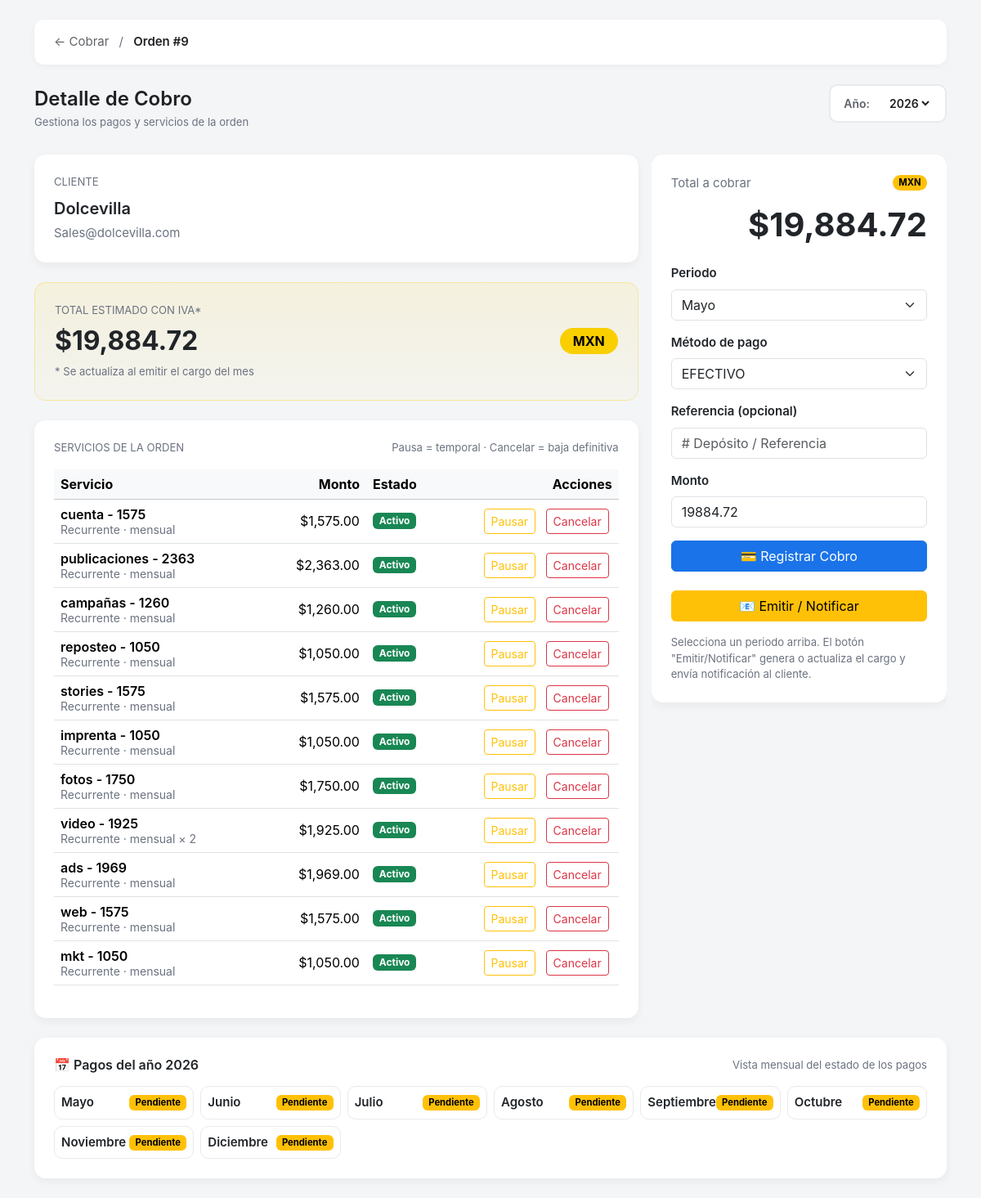
Page /Modules/cobro.php?m=cobro&orden_id=9 on the committed database.
### tables this page shows
CREATE TABLE IF NOT EXISTS `ordenes` (
  `id` int NOT NULL AUTO_INCREMENT,
  `cotizacion_id` int NOT NULL,
  `cliente_id` int NOT NULL,
  `total` decimal(12,2) NOT NULL,
  `saldo` decimal(12,2) NOT NULL,
  `estado` enum('activa','finalizada','cancelada') NOT NULL DEFAULT 'activa',
  `periodicidad` enum('unico','mensual','bimestral') NOT NULL DEFAULT 'unico',
  `proxima_facturacion` date DEFAULT NULL,
  `vence_en` date DEFAULT NULL,
  `creado_en` timestamp NULL DEFAULT CURRENT_TIMESTAMP,
  `rfc_id` int DEFAULT NULL,
  `billing_policy` enum('prepaid_anchor','fixed_day') NOT NULL DEFAULT 'prepaid_anchor',
  `cut_day` tinyint DEFAULT NULL,
  `grace_days` tinyint NOT NULL DEFAULT '5',
  `suspend_after_days` tinyint NOT NULL DEFAULT '10',
  PRIMARY KEY (`id`),
  KEY `ix_ord_cli` (`cliente_id`),
  KEY `ix_ord_venc` (`vence_en`,`estado`,`saldo`),
  KEY `ix_ord_prox` (`proxima_facturacion`),
  KEY `fk_ord_cot` (`cotizacion_id`),
  KEY `fk_ordenes_company_rfc` (`rfc_id`)
);

CREATE TABLE IF NOT EXISTS `clientes` (
  `id` int NOT NULL AUTO_INCREMENT,
  `empresa` varchar(150) NOT NULL,
  `correo` varchar(150) NOT NULL,
  `telefono` varchar(50) DEFAULT NULL,
  `creado_en` timestamp NULL DEFAULT CURRENT_TIMESTAMP,
  PRIMARY KEY (`id`),
  UNIQUE KEY `uk_clientes_correo` (`correo`)
);

CREATE TABLE IF NOT EXISTS `orden_items` (
  `id` int NOT NULL AUTO_INCREMENT,
  `orden_id` int NOT NULL,
  `concepto` varchar(160) NOT NULL,
  `tipo` enum('base','extra','descuento') NOT NULL DEFAULT 'base',
  `monto` decimal(12,2) NOT NULL,
  `periodicidad` enum('unico','mensual','bimestral') NOT NULL DEFAULT 'unico',
  `creado_en` timestamp NULL DEFAULT CURRENT_TIMESTAMP,
  `billing_type` enum('una_vez','recurrente') NOT NULL DEFAULT 'recurrente',
  `interval_unit` enum('mensual','anual') DEFAULT NULL,
  `interval_count` int DEFAULT NULL,
  `next_run` date DEFAULT NULL,
  `end_at` date DEFAULT NULL,
  `prorate` tinyint(1) NOT NULL DEFAULT '0',
  `pausado` tinyint(1) NOT NULL DEFAULT '0',
  `pausa_desde` date DEFAULT NULL,
  `reanudar_en` date DEFAULT NULL,
  `ultimo_periodo_inicio` date DEFAULT NULL,
  `ultimo_periodo_fin` date DEFAULT NULL,
  `ancla_ciclo` date DEFAULT NULL,
  PRIMARY KEY (`id`),
  KEY `ix_oit_ord` (`orden_id`),
  KEY `idx_orden_items_orden` (`orden_id`),
  KEY `idx_orden_items_next` (`next_run`),
  KEY `idx_orden_items_tipo` (`billing_type`,`pausado`)
);

### App/date_utils.php (called while the page is built, shortened)
<?php
function end_by_interval(DateTimeImmutable $start, string $unit, int $count): DateTimeImmutable {
  $count = max(1, (int)$count);
  return $start->modify("+{$count} month")->modify('-1 day');
}

### Modules/cobro.php (the view, shortened to what this page needs)
<?php
if (file_exists(__DIR__ . '/../App/date_utils.php')) {
  require_once __DIR__ . '/../App/date_utils.php';
}
$pdo = db();
$ordenId = (int)($_GET['orden_id'] ?? 0);
$anio = (int)($_GET['y'] ?? date('Y'));
$MESN = [
  1=>'Enero', 2=>'Febrero', 3=>'Marzo', 4=>'Abril', 5=>'Mayo', 6=>'Junio',
  7=>'Julio', 8=>'Agosto', 9=>'Septiembre', 10=>'Octubre', 11=>'Noviembre', 12=>'Diciembre'
];
function money_mx($v){ return '$'.number_format((float)$v, 2, '.', ','); }
$st = $pdo->prepare("
  SELECT o.*, c.empresa, c.correo, c.telefono
  FROM ordenes o
  JOIN clientes c ON c.id=o.cliente_id
  WHERE o.id = ?
");
$st->execute([$ordenId]);
$orden = $st->fetch(PDO::FETCH_ASSOC);
$st = $pdo->prepare("
  SELECT *
  FROM orden_items
  WHERE orden_id = ? AND pausado = 0
    AND (billing_type='recurrente' OR (billing_type='una_vez' AND end_at IS NULL))
  ORDER BY id
");
$st->execute([$ordenId]);
$items = $st->fetchAll(PDO::FETCH_ASSOC);
$subtotal = 0.0;
foreach ($items as $it) $subtotal += (float)$it['monto'];
$estimadoConIVA = round($subtotal * 1.16, 2);
$byMonth = array_fill(1, 12, null);
$st = $pdo->prepare("
  SELECT
    id, concepto, monto, billing_type, interval_unit, interval_count,
    pausado, pausa_desde, reanudar_en, end_at
  FROM orden_items
  WHERE orden_id = ?
  ORDER BY id ASC
");
$st->execute([$ordenId]);
$servicios = $st->fetchAll(PDO::FETCH_ASSOC);
$hayCargosEnAnio = false;
$anioActual = (int)date('Y');
$mesActual  = (int)date('n');
$tsAlta   = strtotime($orden['creado_en'] ?? 'today');
$anioAlta = (int)date('Y', $tsAlta);
$mesAlta  = (int)date('n', $tsAlta);
$mesInicio = 1;
if ($hayCargosEnAnio) {
  foreach ($byMonth as $idx => $cg) {
    if ($cg) { $mesInicio = (int)$idx; break; }
  }
} else {
  if ($anio < $anioAlta) {
    $mesInicio = 13;
  } elseif ($anio == $anioAlta) {
    $mesInicio = max($mesAlta, ($anio == $anioActual ? $mesActual : 1));
  } elseif ($anio == $anioActual) {
    $mesInicio = $mesActual;
  } else {
    $mesInicio = 1;
  }
}
?>
<!doctype html>
<html lang="es">
<head>
  <link href="https://cdn.jsdelivr.net/npm/bootstrap@5.3.3/dist/css/bootstrap.min.css" rel="stylesheet">
</head>
<body>
<div class="container my-4 cobro">
  <div class="breadcrumb-custom">
    <a href="/Sistema-de-Saldos-y-Pagos-/Public/index.php?m=cobrar">
      ← Cobrar
    </a>
    <span class="separator">/</span>
    <span class="current">Orden #<?= (int)$orden['id'] ?></span>
  </div>
  <div class="d-flex align-items-center justify-content-between mb-4">
    <div>
      <h4 class="mb-1 fw-semibold">Detalle de Cobro</h4>
      <small class="text-muted">Gestiona los pagos y servicios de la orden</small>
    </div>
    <form method="get" class="year-selector">
      <label>Año:</label>
      <select name="y" class="form-select-sm" onchange="this.form.submit()">
        <?php for($yy=(int)date('Y')-2; $yy<=(int)date('Y')+1; $yy++): ?>
          <option value="<?= $yy ?>" <?= $yy===$anio?'selected':'' ?>><?= $yy ?></option>
        <?php endfor; ?>
      </select>
    </form>
  </div>
  <div class="row g-3">
    <div class="col-12 col-lg-8">
      <div class="card">
        <div class="card-body">
          <div class="text-uppercase text-muted small mb-2">Cliente</div>
          <div class="d-flex align-items-start justify-content-between">
            <div>
              <div class="fs-5 fw-semibold mb-1"><?= htmlspecialchars($orden['empresa'] ?? '—') ?></div>
              <div class="text-muted">
                <?= htmlspecialchars($orden['correo'] ?? '—') ?>
              </div>
            </div>
          </div>
        </div>
      </div>
      <div class="card card-total">
        <div class="card-body">
          <div class="d-flex align-items-center justify-content-between">
            <div>
              <div class="text-uppercase text-muted small mb-1">Total Estimado con IVA*</div>
              <div class="fs-2 fw-bold" id="totalDisplay"><?= money_mx($estimadoConIVA) ?></div>
              <div class="small text-muted mt-1">* Se actualiza al emitir el cargo del mes</div>
            </div>
            <div class="badge badge-mxn rounded-pill" style="font-size: 16px; padding: 8px 16px;">MXN</div>
          </div>
        </div>
      </div>
      <div class="card" id="servicios">
        <div class="card-body">
          <div class="d-flex align-items-center justify-content-between mb-3">
            <div class="text-uppercase text-muted small">Servicios de la orden</div>
            <small class="text-muted">Pausa = temporal · Cancelar = baja definitiva</small>
          </div>
          <?php if (!$servicios): ?>
            <div class="alert alert-info mb-0">No hay servicios en esta orden todavía.</div>
          <?php else: ?>
            <div class="table-responsive">
              <table class="table align-middle table-services">
                <thead class="table-light">
                  <tr>
                    <th class="svc-name" style="min-width: 260px;">Servicio</th>
                    <th class="text-end" style="width:140px;">Monto</th>
                    <th style="width:160px;">Estado</th>
                    <th class="text-end" style="width:240px;">Acciones</th>
                  </tr>
                </thead>
                <tbody>
                <?php foreach ($servicios as $sv):
                  $estado = 'Activo';  $badge = 'success';
                  $esRec = ($sv['billing_type']==='recurrente');
                  $freq  = $esRec ? ($sv['interval_unit'] ?: 'mensual') : '—';
                  $count = $esRec && (int)$sv['interval_count']>1 ? ' × '.(int)$sv['interval_count'] : '';
                ?>
                  <tr>
                    <td class="svc-name">
                      <div class="fw-semibold text-truncate" title="<?= htmlspecialchars($sv['concepto'] ?: 'Servicio') ?>">
                        <?= htmlspecialchars($sv['concepto'] ?: 'Servicio') ?>
                      </div>
                      <div class="text-muted small">
                        <?= $esRec ? 'Recurrente · '.htmlspecialchars($freq).$count : 'Único pago' ?>
                      </div>
                    </td>
                    <td class="text-end"><?= money_mx($sv['monto']) ?></td>
                    <td>
                      <span class="badge text-bg-<?= $badge ?>"><?= $estado ?></span>
                    </td>
                    <?php
        $isPausado = ((int)$sv['pausado'] === 1);
        $txtAccion = $isPausado ? 'Reanudar' : 'Pausar';
        $colorBtn  = $isPausado ? '#198754' : '#ffc107';
        $titulo    = $isPausado ? "¿Reanudar servicio?" : "¿Pausar servicio?";
        $texto     = $isPausado ? "El servicio volverá a generar cargos automáticos." : "El cobro se detendrá temporalmente.";
      ?>
                    <td class="text-end">
                      <?php if (empty($sv['end_at'])): ?>
                        <div class="actions-inline">
                          <form method="post"
                                action="/Sistema-de-Saldos-y-Pagos-/Public/api/orden_item_pause.php"
                                onsubmit="confirmarAccion(event, '<?= $titulo ?>', '<?= $texto ?>', 'Sí, <?= strtolower($txtAccion) ?>', '<?= $colorBtn ?>')">
                            <button class="btn btn-sm btn-outline-warning me-1">
                              <?= ((int)$sv['pausado']===1 ? 'Reanudar' : 'Pausar') ?>
                            </button>
                          </form>
                         <form method="post"
      action="/Sistema-de-Saldos-y-Pagos-/Public/api/orden_item_cancel.php"
      onsubmit="confirmarAccion(event, '¿Cancelar servicio?', 'Esta acción da de baja definitiva y NO se puede deshacer.', 'Sí, cancelar', '#dc3545')">
  <button class="btn btn-sm btn-outline-danger" title="Cancelar servicio">Cancelar</button>
</form>
                        </div>
                      <?php else: ?>
                        <span class="text-muted small">Sin acciones</span>
                      <?php endif; ?>
                    </td>
                  </tr>
                <?php endforeach; ?>
                </tbody>
              </table>
            </div>
          <?php endif; ?>
        </div>
      </div>
    </div>
    <div class="col-12 col-lg-4">
      <div class="cobro-panel-sticky">
        <div class="card">
          <div class="card-body">
            <div class="d-flex align-items-center justify-content-between mb-3">
              <div class="text-muted">Total a cobrar</div>
              <div class="badge rounded-pill text-bg-warning">MXN</div>
            </div>
            <div class="text-end mb-4">
              <div class="display-6 fw-bold" id="totalCobrar"><?= money_mx($estimadoConIVA) ?></div>
            </div>
            <form method="post" action="/Sistema-de-Saldos-y-Pagos-/Public/api/pagos_registrar.php"
                  id="formCobro" onsubmit="confirmarAccion(event, '¿Registrar Cobro?', 'Se registrará el pago para el periodo seleccionado.', 'Sí, cobrar', '#0d6efd')">
              <label class="form-label fw-semibold">Periodo</label>
              <select class="form-select mb-3" id="selPeriodo" name="periodo_mes" required>
                <?php for ($m=$mesInicio; $m<=12; $m++):
  $cg = $byMonth[$m];
  $estatusBD = $cg['estatus'] ?? null;
  $estatusUI = ($estatusBD === 'pagado') ? 'pagado' : 'pendiente';
  $start = new DateTimeImmutable(sprintf('%04d-%02d-01', $anio, $m));
  $fin   = end_by_interval($start, 'mensual', 1);
  $cargoId = $cg['id'] ?? '';
  $totalMes = isset($cg) ? (float)$cg['total'] : $estimadoConIVA;
  $disabled = ($estatusUI === 'pagado') ? 'disabled' : '';
?>
<option
  value="<?= $m ?>"
  data-cargo-id="<?= htmlspecialchars((string)$cargoId) ?>"
  data-inicio="<?= $start->format('Y-m-d') ?>"
  data-fin="<?= $fin->format('Y-m-d') ?>"
  data-total="<?= number_format($totalMes,2,'.','') ?>"
  <?= $disabled ?>
>
  <?= $MESN[$m] ?> <?= isset($cg) ? '('.$estatusUI.')' : '' ?>
</option>
<?php endfor; ?>
              </select>
              <label class="form-label fw-semibold">Método de pago</label>
              <select name="metodo" class="form-select mb-3">
                <option>EFECTIVO</option>
              </select>
              <label class="form-label fw-semibold">Referencia (opcional)</label>
              <input name="referencia" class="form-control mb-3" placeholder="# Depósito / Referencia">
              <label class="form-label fw-semibold">Monto</label>
              <input type="number" step="0.01" min="0" name="monto" id="montoInput"
                     class="form-control mb-3" placeholder="$ 0.00" required>
              <button class="btn btn-primary w-100 mb-2" type="submit">
                💳 Registrar Cobro
              </button>
            </form>
            <form method="post" action="/Sistema-de-Saldos-y-Pagos-/Public/api/cargos_emitir.php"
                  onsubmit="confirmarAccion(event, '¿Emitir cargo del mes?', 'Se generará el cargo y se notificará al cliente por correo.', 'Sí, emitir', '#fdd835')">
              <button class="btn btn-warning w-100" type="submit">
                📧 Emitir / Notificar
              </button>
            </form>
            <div class="small text-muted mt-3">
              Selecciona un periodo arriba. El botón "Emitir/Notificar" genera o actualiza el cargo y envía notificación al cliente.
            </div>
          </div>
        </div>
      </div>
    </div>
  </div>
  <div class="card">
          <div class="card-body">
      <div class="d-flex align-items-center justify-content-between mb-3">
        <h6 class="mb-0 fw-semibold">📅 Pagos del año <?= (int)$anio ?></h6>
        <small class="text-muted">Vista mensual del estado de los pagos</small>
      </div>
      <div class="row g-2">
        <?php for($m=$mesInicio; $m<=12; $m++):
  $cg = $byMonth[$m];
  $estatusBD = $cg['estatus'] ?? null;
  $estatusUI  = ($estatusBD === 'pagado') ? 'pagado' : 'pendiente';
  $badgeTxt   = ($estatusUI === 'pagado') ? 'Pagado' : 'Pendiente';
  $badgeClass = ($estatusUI === 'pagado') ? 'success' : 'warning';
?>
  <div class="col-6 col-md-4 col-lg-3 col-xl-2">
    <div class="px-2 py-2 d-flex justify-content-between align-items-center month-tile">
      <span class="fw-semibold"><?= $MESN[$m] ?></span>
      <span class="badge text-bg-<?= $badgeClass ?>"><?= $badgeTxt ?></span>
    </div>
  </div>
<?php endfor; ?>
      </div>
    </div>
  </div>
</div>

### rows in the picture
ordenes: id "9", cliente.empresa "Dolcevilla", cliente.correo "Sales@dolcevilla.com"
orden_items: concepto "cuenta - 1575", interval_unit "mensual", monto "$1,575.00", estado "Activo", pausado "Pausar"
orden_items: concepto "publicaciones - 2363", interval_unit "mensual", monto "$2,363.00", estado "Activo", pausado "Pausar"
orden_items: concepto "campañas - 1260", interval_unit "mensual", monto "$1,260.00", estado "Activo", pausado "Pausar"
orden_items: concepto "reposteo - 1050", interval_unit "mensual", monto "$1,050.00", estado "Activo", pausado "Pausar"
orden_items: concepto "stories - 1575", interval_unit "mensual", monto "$1,575.00", estado "Activo", pausado "Pausar"
orden_items: concepto "imprenta - 1050", interval_unit "mensual", monto "$1,050.00", estado "Activo", pausado "Pausar"
orden_items: concepto "fotos - 1750", interval_unit "mensual", monto "$1,750.00", estado "Activo", pausado "Pausar"
orden_items: concepto "video - 1925", interval_unit "mensual", count "× 2", monto "$1,925.00", estado "Activo", pausado "Pausar"
orden_items: concepto "ads - 1969", interval_unit "mensual", monto "$1,969.00", estado "Activo", pausado "Pausar"
orden_items: concepto "web - 1575", interval_unit "mensual", monto "$1,575.00", estado "Activo", pausado "Pausar"
orden_items: concepto "mkt - 1050", interval_unit "mensual", monto "$1,050.00", estado "Activo", pausado "Pausar"

### other values in the picture
money_mx($estimadoConIVA) "$19,884.72"
$MESN[$m] "Mayo"
$badgeTxt "Pendiente"
$MESN[$m] "Junio"
$MESN[$m] "Julio"
$MESN[$m] "Agosto"
$MESN[$m] "Septiembre"
$MESN[$m] "Octubre"
$MESN[$m] "Noviembre"
$MESN[$m] "Diciembre"
form field y "2026"
form field periodo_mes "Mayo"
